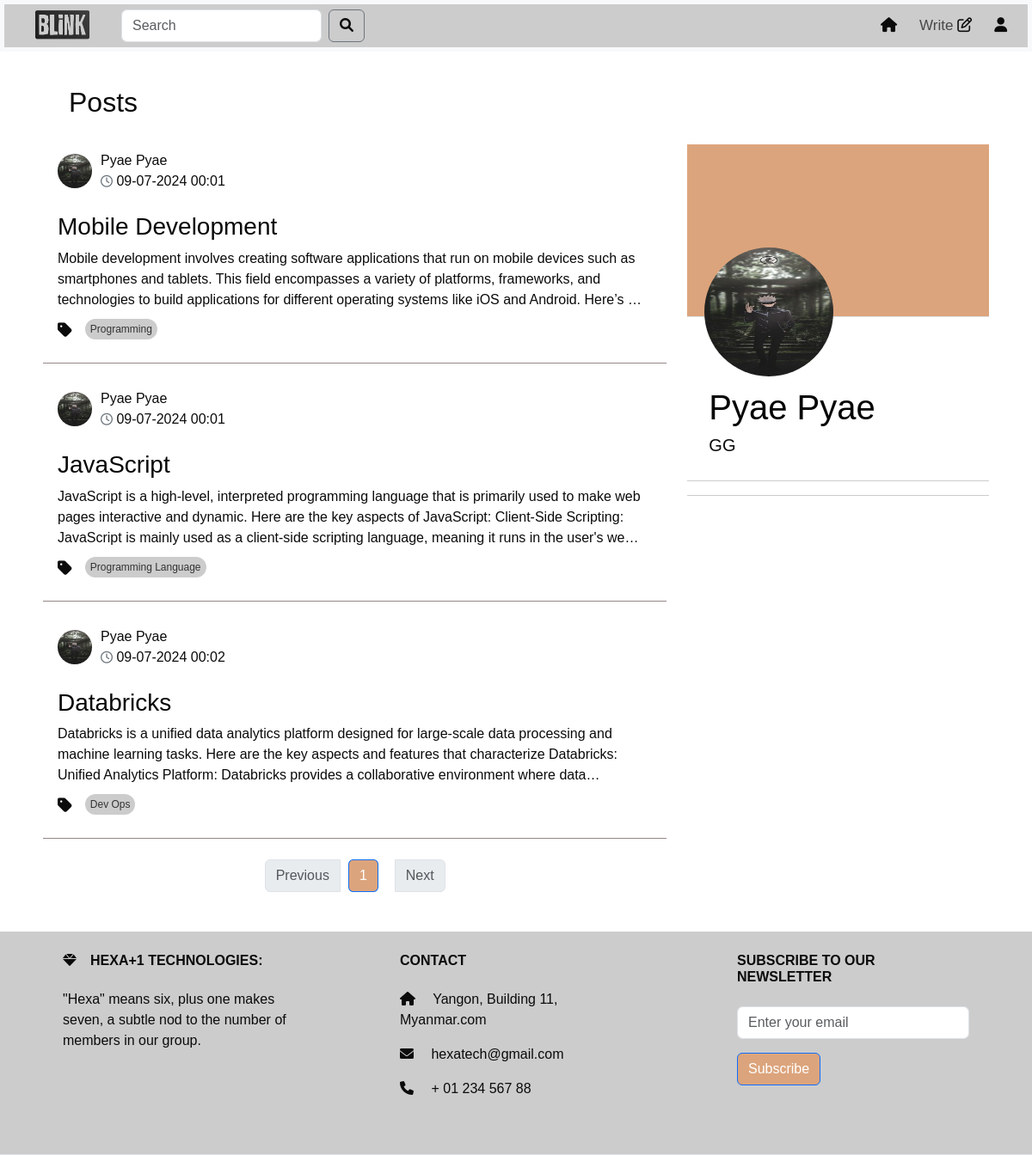
/profile/user_?8 (signed in), run on the app's committed database.
### models.py (models this page shows, shortened)
class Post(db.Model):
    id = db.Column(db.Integer, primary_key=True)
    title = db.Column(db.Text())
    content = db.Column(db.Text())
    tag = db.Column(db.Text(), nullable=False)
    user_id = db.Column(db.Integer, db.ForeignKey('user.id'), nullable=False)
    created_date = db.Column(db.DateTime,default=datetime.datetime.now)
    likes = db.Column(db.Integer, default=0)
    meta = db.Column(db.Text, nullable=True)
    comments = db.relationship('Comment', backref='post',cascade="all, delete", lazy=True)

class User(UserMixin,db.Model):
    id = db.Column(db.Integer, primary_key=True)
    username = db.Column(db.String(50), unique=True)
    email =db.Column(db.String(50), unique=True)
    password = db.Column(db.String(100))
    bio = db.Column(db.String(50))
    profile_picture = db.Column(db.String(250))
    posts = db.relationship('Post', backref='author', lazy=True)
    comments = db.relationship('Comment', backref='author', lazy=True)

### route.py (the view)
@app.route('/profile/user_?<int:user_id>', methods=['GET', 'POST'])
@login_required
def profile(user_id,limit=2):
    page = request.args.get('page', 1, type=int)
    per_page = 5  # Number of posts per page
    post = get_posts(page, per_page)
    user = User.query.get_or_404(user_id)
    user_posts = Post.query.filter_by(user_id=user_id).paginate(page=page, per_page=per_page)
    picture_url=get_profile_profile(user_id)
    unique_tags = list(set(tag for tag, in Post.query.with_entities(Post.tag).distinct()))
    popular_posts = Post.query.order_by(Post.likes.desc()).limit(limit).all()
    forms=SearchForm()
    query = forms.search.data
    if forms.validate_on_submit():
         search_results = Post.query.filter(Post.title.ilike(f'%{query}%')).all()
         return render_template('search_results.html' ,post=post, search_results =search_results ,
                                form = forms ,tags=unique_tags,popular_posts=popular_posts)
    return render_template('profile.html', user_id=user_id,user=user,picture_url=picture_url,
                           user_posts=user_posts,form=forms,post=post,tags=unique_tags,popular_posts=popular_posts)

### forms.py
class SearchForm(FlaskForm):
    search = StringField('Search ', validators=[DataRequired()])
    submit = SubmitField('Search')

### route.py (called while the page is built)
@login_manager.user_loader
def loader_user(user_id):
    return User.query.get(user_id)

def get_profile_profile(user_id):
    cwd = os.getcwd()
    user = User.query.get_or_404(user_id)
    if user:
        picture_url = f"/photo/user_profile/{user.profile_picture}"
        return picture_url

def get_posts(page, per_page, tag=None):
    if tag:
        return Post.query.filter(Post.tag.in_([tag])).paginate(page=page, per_page=per_page, error_out=False)
    return Post.query.order_by(Post.created_date.desc()).paginate(page=page, per_page=per_page, error_out=False)

### templates/profile.html (shortened to what this page needs)
<!DOCTYPE html>
<html lang="en">
  <head>
    <link
      href="https://cdn.jsdelivr.net/npm/bootstrap@5.3.3/dist/css/bootstrap.min.css"
      rel="stylesheet"
    />
    <link
      href="https://cdnjs.cloudflare.com/ajax/libs/font-awesome/6.0.0-beta3/css/all.min.css"
      rel="stylesheet"
    />
    <link rel="stylesheet" href="/static/profile.css" />
  </head>
  <body>
    {% include 'topnav.html' %}
    <div class="container">
      <div class="row">
        <div class="col-sm-8">
          <div id="posts-container">
            {% if user_posts %}
            <h2 style="margin-left: 30px">Posts</h2>
            {% for post in user_posts.items %}
            <div class="card">
              <div
                class="card-header d-flex justify-content-between align-items-center"
                onclick="redirectToProfile(event)"
              >
                <div class="profile-image">
                  <img
                    src="{{ url_for('static', filename= picture_url ) }}"
                    width="60"
                    height="60"
                    alt=""
                  />
                </div>
                <div style="width: 800px">
                  <p>
                    {{post.author.username}}<br />
                    <i class="fa-regular fa-clock"></i> {{post.created_date.strftime('%d-%m-%Y %H:%M')}}
                  </p>
                </div>
              </div>
              <div class="card-body" onclick="redirectToFullPost()">
                <a
                class="nav-link"
                href="{{ url_for('full_post',post_id=post.id) }}"
              >
                  <h3 class="card-title">{{post.title}}</h3>
                  <p class="card-text" id="card-description">
                    {{post.meta | safe}}
                  </p>
                  <div class="tags-container">
                    <ul class="list-group list-group-horizontal">
                      <i class="fas fa-tag"></i>
                      <a
                        href="{{ url_for('home_tag',tag=post.tag ) }}"
                        class="tag"
                        >{{post.tag}}
                      </a>
                    </ul>
                </div>
                </a>
              </div>
            </div>
            <div
              class="card-end"
              style="border-bottom: #958787 solid 1px;"
            ></div>
            {% endfor %}
          </div>
          <nav aria-label="Page navigation" class="mt-4">
              <ul class="pagination justify-content-center" style="gap: 10px">
              <li
                class="page-item {% if not user_posts.has_prev %}disabled{% endif %}"
              >
                {% if user_posts.has_prev %}
                <a class="page-link" href="?page={{ user_posts.prev_num }}"
                  >Previous</a
                >
                {% else %}
                <span class="page-link">Previous</span>
                {% endif %}
              </li>
              {% for page_num in user_posts.iter_pages() %} {% if page_num %}
              <li
                class="page-item {% if user_posts.page == page_num %}active{% endif %}"
              >
                <a class="page-link" href="?page={{ page_num }}" style="background-color: #DCA47C"
                  >{{ page_num }}</a
                >
              </li>
              {% else %}
              <li class="page-item disabled">
                <span class="page-link">...</span>
              </li>
              {% endif %} {% endfor %}
              <li
                class="page-item {% if not user_posts.has_next %}disabled{% endif %}"
              >
                {% if user_posts.has_next %}
                <a class="page-link" href="?page={{ user_posts.next_num }}">Next</a>
                {% else %}
                <span class="page-link">Next</span>
                {% endif %}
              </li>
            </ul>
          </nav>
          {% else %}
          <h2 style="margin-left: 30px">No Post Yet !</h2>
          {% endif %}
        </div>
        <div class="col-sm-4" style="margin-top: 48px" id="right-column">
          <div style="width: 100%; position: relative" class="border-bottom">
            <div class="bg-black-cover"></div>
            <div
              style="
                display: flex;
                justify-content: start;
                gap: 10px;
                position: absolute;
                bottom: -70px;
                left: 20px;
              "
            >
              <div style="display: flex; flex-direction: column; gap: 10px">
                <img
                  src="{{ url_for('static', filename= picture_url ) }}"
                  class="profile-pic"
                />
              </div>
            </div>
          </div>
          <div class="profileDetail">
            <br>
            <h1>{{user.username}}</h1>
            <h5>{{ user.bio }}</h5>
            <br />
          </div>
          <div class="story"></div>
        </div>
      </div>
    </div>
    {% include 'footer.html' %}
  </body>
</html>

### static/profile.css (style rules this page uses)
* { color: #0c0b0b; font-family: sans-serif; margin: 0; padding: 0; box-sizing: border-box; }
.container { background: #fff; padding: 20px; margin-top: 20px; z-index: 1; }
.d-flex { padding-left: 20px; background-color: #ccc; }
.row a { border-radius: 15%; margin-bottom: 10px; margin-right: 10px; }
.bg-black-cover { height: 200px; background: #DCA47C; }
.profile-pic { width: 150px; height: 150px; border: 4px white; border-radius: 50%; }
h1 { color: rgb(4, 4, 4); }
.profileDetail { padding: 0px 25px; line-height: 1.3; margin-top: 60px; }
.story { border-top: solid 1px #ccc; border-bottom: solid 1px #ccc; padding: 8px 25px; font-size: 15pt; font-weight: 500; }
.card { color: #070707; border-color: #ffffff; background-color: #ffffff; }
.card-header { padding: 10px; background-color: #eee; display: flex; align-items: center; border-bottom: none !important; }
.card-header { display: flex; flex-direction: row; justify-content: space-between; align-items: center; padding: 0.5rem 1rem; background-color: #ffffff; margin-top: 20px; }
.profile-image { margin-right: 10px; }
.profile-image img { border-radius: 50%; width: 40px; height: 40px; }
.card-header p { margin: 0; }
.card-header i { margin: 0; font-size: 14px; color: #6c757d; }
.card-body { background-color: #ffffff; }
.card-text { overflow: hidden; text-overflow: ellipsis; display: -webkit-box; -webkit-line-clamp: 3; -webkit-box-orient: vertical; transition: -webkit-line-clamp 0.5s ease; }
#right-column { position: -webkit-sticky; position: sticky; top: 10; height: 100vh; overflow-y: auto; padding-top: 20px; }
.tags-container { margin-top: 10px; }
.fa-tag { font-size: 1.2em; margin-right: 5px; vertical-align: middle; }
.tags-container .tag { background-color: #ccc; color: #333; padding: 3px 6px; margin-right: 5px; border-radius: 20px; text-decoration: none; font-size: 12px; display: inline-block; }

### data on the page
Post: author.username "Pyae Pyae", created_date "09-07-2024 00:01", title "Mobile Development", meta "Mobile development involves creating software applications that run on mobile devices such as smartphones and tablets. This field encompasses a variety of platforms, frameworks, and technologies to build applications for different operating systems like iOS and Android. Here’s…", tag "Programming"
Post: author.username "Pyae Pyae", created_date "09-07-2024 00:01", title "JavaScript", meta "JavaScript is a high-level, interpreted programming language that is primarily used to make web pages interactive and dynamic. Here are the key aspects of JavaScript: Client-Side Scripting: JavaScript is mainly used as a client-side scripting language, meaning it runs in the user's…", tag "Programming Language"
Post: author.username "Pyae Pyae", created_date "09-07-2024 00:02", title "Databricks", meta "Databricks is a unified data analytics platform designed for large-scale data processing and machine learning tasks. Here are the key aspects and features that characterize Databricks: Unified Analytics Platform: Databricks provides a collaborative environment where…", tag "Dev Ops"
User: username "Pyae Pyae", bio "GG"

### other printed values
{{ page_num }} "1"
